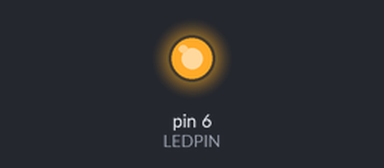
Recording of a sketch running on a simulated Arduino Uno, built with avr-gcc and run on an emulated ATmega328P. Shown: output pins drawn as LEDs (lit = HIGH).

Above: at 0.7 s.
At 5.2 s:
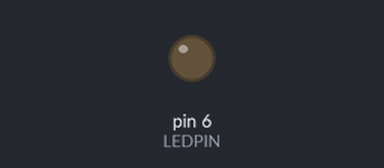
Timing chart, 0 to 6.9 s (numbered marks = the images above):
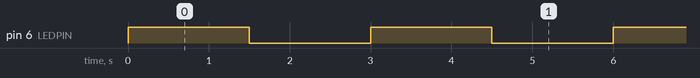

The sketch:

led.ino
```cpp
int LEDPIN=6;

void setup () {
  pinMode(LEDPIN,OUTPUT);
}

void loop(){
  digitalWrite(LEDPIN,HIGH);
  delay(1500);
  digitalWrite(LEDPIN, LOW);
  delay(1500);

}
```

Measured:
- by itself, pin 6 (LEDPIN): alternates HIGH for 1.5 s and LOW for 1.5 s
